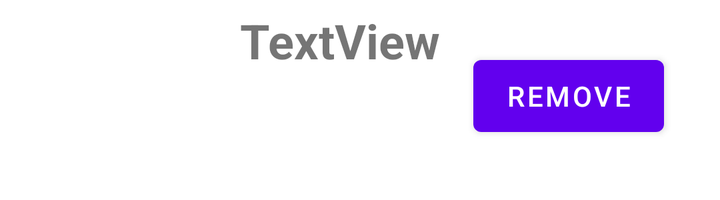
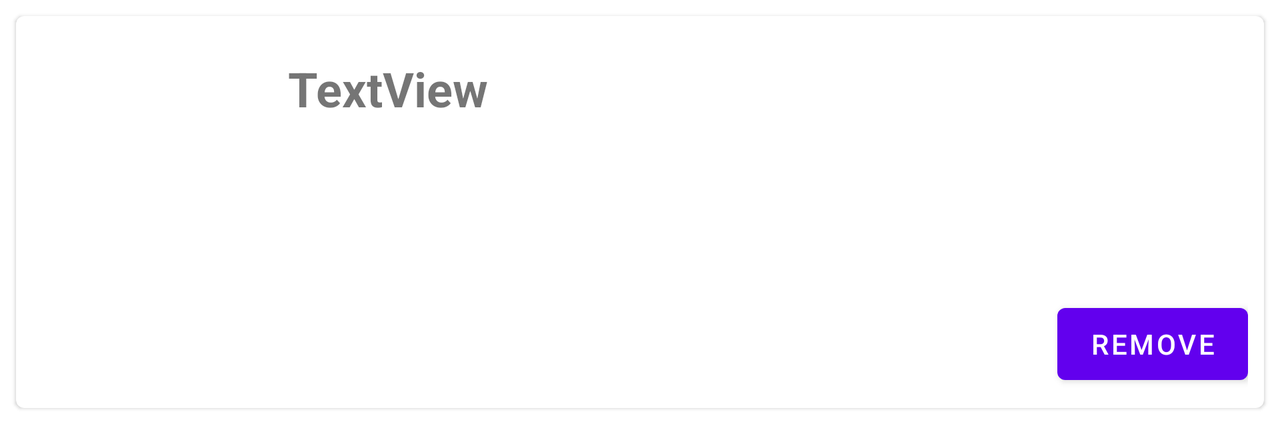

The same Android screen from two of the app's own layout files: first res/layout/ as a phone draws it, then the repository's variant for another configuration, drawn on a device whose configuration selects that folder. Both files follow.
<!-- AndroidManifest.xml: application theme Theme.ElektronikosParduotuve -->
<!-- res/layout/cart_list_item.xml -->
<?xml version="1.0" encoding="utf-8"?>
<androidx.constraintlayout.widget.ConstraintLayout xmlns:android="http://schemas.android.com/apk/res/android"
    xmlns:app="http://schemas.android.com/apk/res-auto"
    xmlns:tools="http://schemas.android.com/tools"
    android:layout_width="match_parent"
    android:layout_height="wrap_content">

    <ImageView
        android:id="@+id/cart_list_item_image"
        android:layout_width="100dp"
        android:layout_height="100dp"
        app:layout_constraintStart_toStartOf="parent"
        app:layout_constraintTop_toTopOf="parent"
        tools:srcCompat="@tools:sample/backgrounds/scenic" />

    <TextView
        android:id="@+id/cart_title_text"
        android:layout_width="wrap_content"
        android:layout_height="wrap_content"
        android:layout_marginStart="20dp"
        android:layout_marginTop="4dp"
        android:text="TextView"
        android:textSize="24sp"
        android:textStyle="bold"
        app:layout_constraintStart_toEndOf="@+id/cart_list_item_image"
        app:layout_constraintTop_toTopOf="parent" />

    <Button
        android:id="@+id/remove_item_from_cart"
        android:layout_width="wrap_content"
        android:layout_height="wrap_content"
        android:layout_marginTop="24dp"
        android:layout_marginEnd="28dp"
        android:text="remove"
        app:layout_constraintEnd_toEndOf="parent"
        app:layout_constraintTop_toTopOf="parent" />
</androidx.constraintlayout.widget.ConstraintLayout>
<!-- resources referenced by this layout -->
<resources>
  <style name="Theme.ElektronikosParduotuve" parent="Theme.MaterialComponents.Light">
          
          <item name="colorPrimary">@color/purple_500</item>
          <item name="colorPrimaryVariant">@color/purple_700</item>
          <item name="colorOnPrimary">@color/white</item>
          
          <item name="colorSecondary">@color/teal_200</item>
          <item name="colorSecondaryVariant">@color/teal_700</item>
          <item name="colorOnSecondary">@color/black</item>
          
          <item name="android:statusBarColor" tools:targetApi="l">?attr/colorPrimaryVariant</item>
          
      </style>
</resources>
<!-- res/layout-land/cart_list_item.xml (the repository's variant of the layout above) -->
<!-- drawn on the phone turned sideways -->
<?xml version="1.0" encoding="utf-8"?>
<com.google.android.material.card.MaterialCardView
    android:id="@+id/cardview"
    xmlns:android="http://schemas.android.com/apk/res/android"
    xmlns:app="http://schemas.android.com/apk/res-auto"
    xmlns:tools="http://schemas.android.com/tools"
    android:layout_width="match_parent"
    android:layout_height="wrap_content"
    android:layout_margin="8dp">

    <LinearLayout
        android:layout_width="match_parent"
        android:layout_height="wrap_content"
        android:orientation="vertical">

        

        <LinearLayout
            android:layout_width="match_parent"
            android:layout_height="wrap_content"
            android:padding="16dp">

            

            <ImageView
                android:id="@+id/cart_list_item_image"
                android:layout_width="100dp"
                android:layout_height="100dp"
                app:layout_constraintStart_toStartOf="parent"
                app:layout_constraintTop_toTopOf="parent"
                tools:srcCompat="@tools:sample/backgrounds/scenic" />

            <TextView
                android:id="@+id/cart_title_text"
                android:layout_width="wrap_content"
                android:layout_height="wrap_content"
                android:layout_marginStart="20dp"
                android:layout_marginTop="4dp"
                android:text="TextView"
                android:textSize="24sp"
                android:textStyle="bold"
                app:layout_constraintStart_toEndOf="@+id/cart_list_item_image"
                app:layout_constraintTop_toTopOf="parent" />

        </LinearLayout>

        
        <LinearLayout
            android:layout_width="match_parent"
            android:layout_height="wrap_content"
            android:layout_gravity="right"
            android:layout_margin="8dp"
            android:gravity="right"
            android:orientation="horizontal">

            <com.google.android.material.button.MaterialButton
                android:id="@+id/remove_item_from_cart"
                style="?attr/colorButtonNormal"
                android:layout_width="wrap_content"
                android:layout_height="wrap_content"
                android:text="@string/action_2" />
        </LinearLayout>

    </LinearLayout>

</com.google.android.material.card.MaterialCardView>
<!-- resources referenced by the variant -->
<!-- as the phone turned sideways resolves them -->
<resources>
  <string name="action_2">REMOVE</string>
  <style name="Theme.ElektronikosParduotuve" parent="Theme.MaterialComponents.Light">
          
          <item name="colorPrimary">@color/purple_500</item>
          <item name="colorPrimaryVariant">@color/purple_700</item>
          <item name="colorOnPrimary">@color/white</item>
          
          <item name="colorSecondary">@color/teal_200</item>
          <item name="colorSecondaryVariant">@color/teal_700</item>
          <item name="colorOnSecondary">@color/black</item>
          
          <item name="android:statusBarColor" tools:targetApi="l">?attr/colorPrimaryVariant</item>
          
      </style>
</resources>
